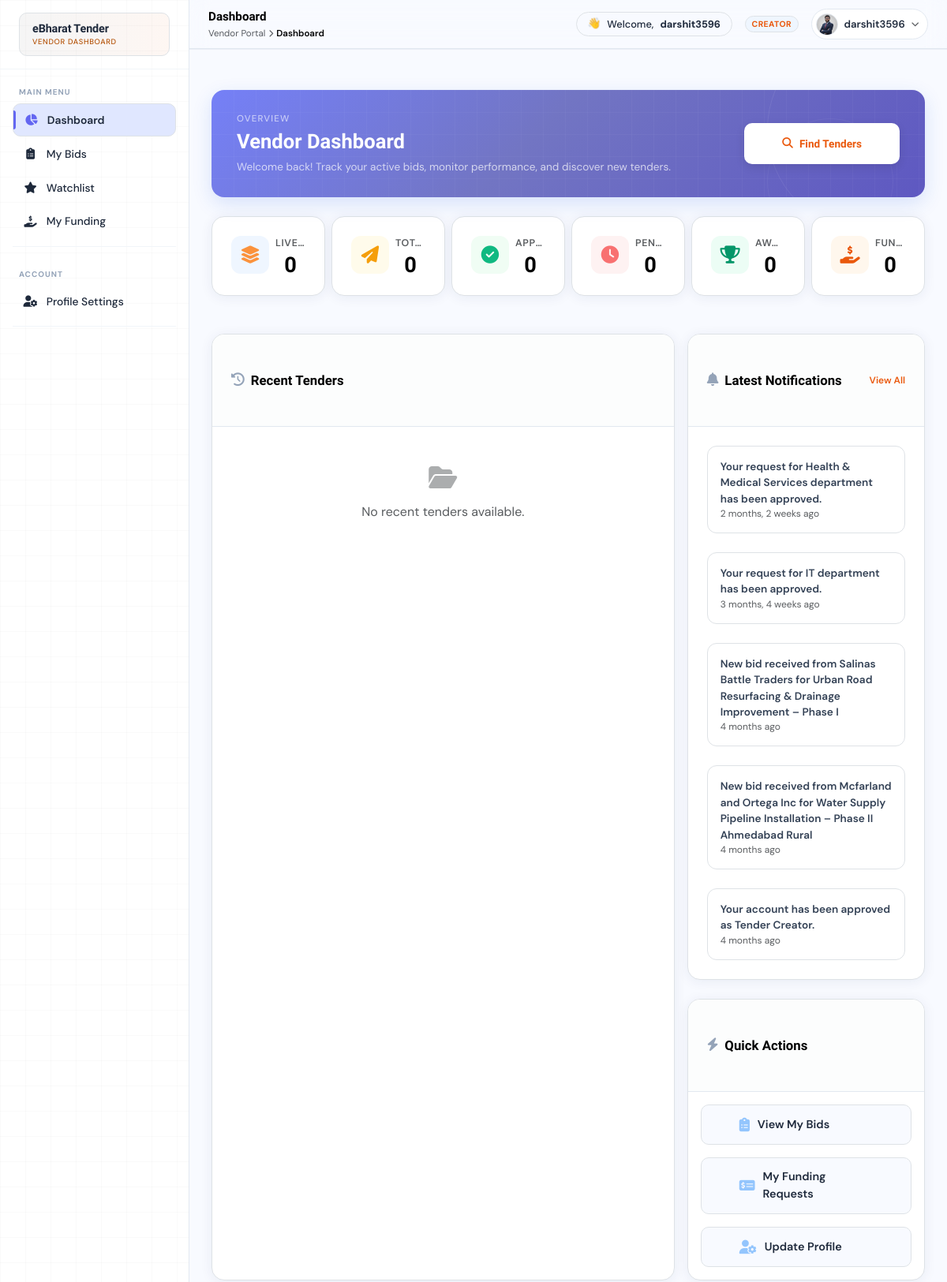
/bids/bids_dashboard (signed in, upper part), run on an earlier commit of the app's database.
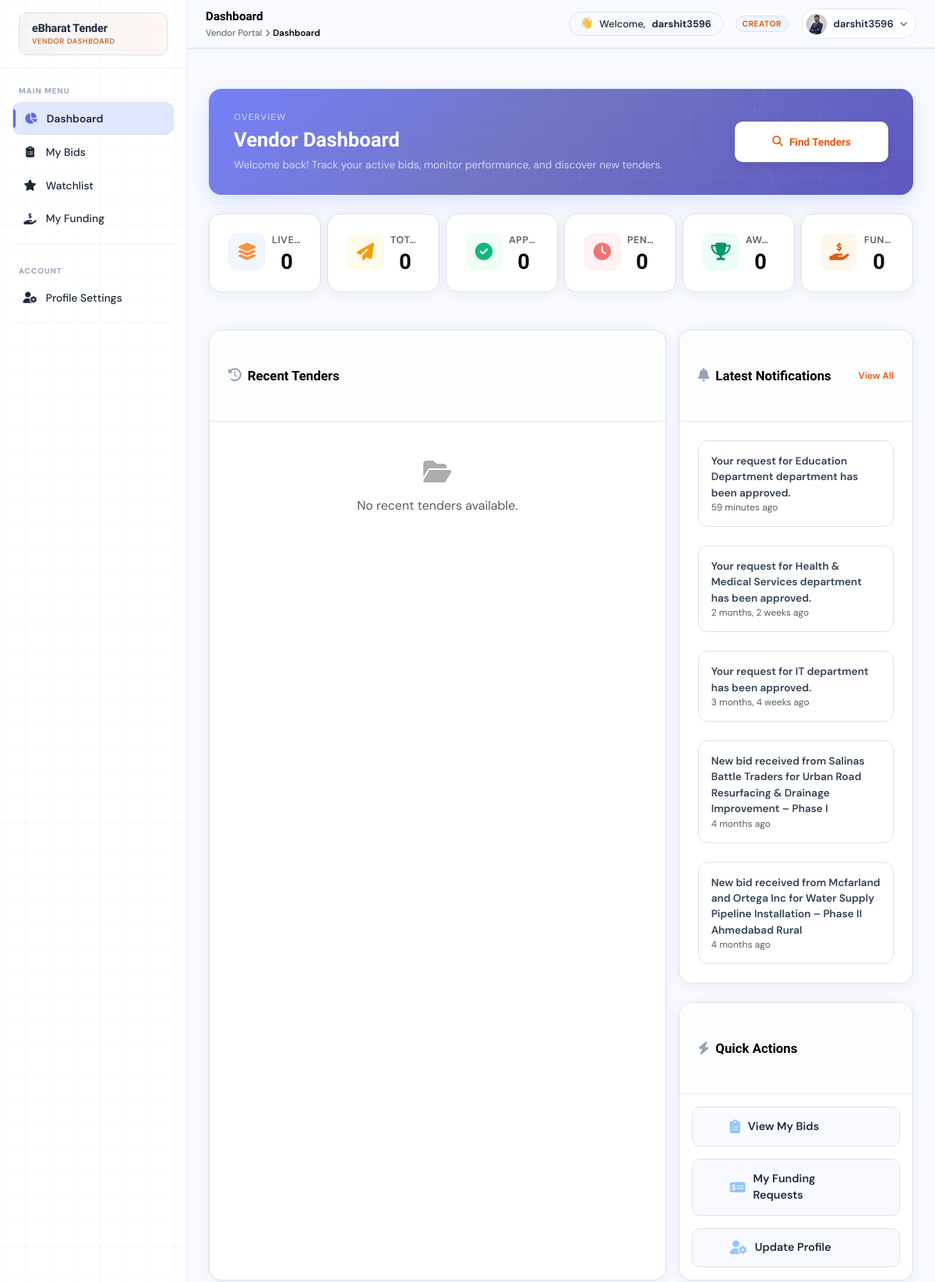
And on a later commit of the database.
### accounts/models.py (models this page shows, shortened)
class Notification(models.Model):
    user = models.ForeignKey(User, on_delete=models.CASCADE, related_name='notifications')
    message = models.CharField(max_length=255)
    link = models.CharField(max_length=255, blank=True, null=True)
    is_read = models.BooleanField(default=False)
    created_at = models.DateTimeField(auto_now_add=True)

### bids/views.py (the view)
# urls.py: path('bids_dashboard', views.bids_dashboard, name='bids_dashboard'),
@login_required
def bids_dashboard(request):
    auto_close_expired_tenders()
    today = timezone.now().date()
    open_tenders = Tenderss.objects.filter(
        closing_date__gte=today,
        status='open'
    ).order_by("closing_date")
    applied_tenders = TenderApplication.objects.filter(
        applicant=request.user
    ).order_by('-applied_at')
    pending_tenders = applied_tenders.filter(status='pending')
    approved_tenders = applied_tenders.filter(status='approved')
    rejected_tenders = applied_tenders.filter(status='rejected')
    awarded_tenders = applied_tenders.filter(status='awarded')
    total_applied = applied_tenders.count()
    awarded_count = awarded_tenders.count()
    success_rate = (awarded_count / total_applied * 100) if total_applied > 0 else 0
    recent_tenders = Tenderss.objects.filter(status='open').order_by('-created_at')[:5]
    recent_notifications = Notification.objects.filter(user=request.user).order_by('-created_at')[:5]
    watchlist_count = Watchlist.objects.filter(user=request.user).count()
    from funding.models import FundingApplication as FA
    funding_count = FA.objects.filter(bidder=request.user).count()
    profile = getattr(request.user, 'userprofile', None)
    context = {
        "open_tenders": open_tenders,
        "applied_tenders": applied_tenders,
        "awarded_tenders": awarded_tenders,
        "success_rate": round(success_rate, 1),
        "pending_tenders": pending_tenders,
        "approved_tenders": approved_tenders,
        "rejected_tenders": rejected_tenders,
        "recent_tenders": recent_tenders,
        "recent_notifications": recent_notifications,
        "profile": profile,
        "open_count": open_tenders.count(),
        "applied_count": applied_tenders.count(),
        "pending_count": pending_tenders.count(),
        "approved_count": approved_tenders.count(),
        "rejected_count": rejected_tenders.count(),
        "watchlist_count": watchlist_count,
        "funding_count": funding_count,
    }
    return render(request, 'bids_dashboard.html', context)

### accounts/context_processors.py (called while the page is built, shortened)
def notifications(request):
    if request.user.is_authenticated:
        user_notifications = Notification.objects.filter(user=request.user).order_by('-created_at')
        unread_count = user_notifications.filter(is_read=False).count()
        stats = {
            'notifications': user_notifications,
            'unread_count': unread_count,
            'pending_enquiries_count': 0,
            'pending_user_approvals': 0,
            'pending_admin_req_count': 0,
            'pending_app_approvals': 0,
            'pending_funding_count': 0,
        }
        return stats

### tenders/services.py (called while the page is built)
def auto_close_expired_tenders():
    today = timezone.now().date()
    updated_count = Tenderss.objects.filter(
        closing_date__lt=today,
        status='open'
    ).update(status='closed')
    return updated_count

### bids/templates/bids_dashboard.html (shortened to what the changed rows need)
{% extends "base2.html" %}
{% block content %}
<div class="flex flex-col gap-6 max-sm:gap-4">
  <div class="hero-banner relative flex items-center justify-between gap-6 flex-wrap px-8 py-7 rounded-2xl overflow-hidden"
       style="background:linear-gradient(135deg, #7580f7 0%,#7275c3 45%,#5e58c1 100%);
              box-shadow:0 8px 24px rgba(26,86,219,0.15);">
    <div class="relative z-[1] flex-1 min-w-0">
      <h1 class="font-sora text-[1.6rem] font-extrabold text-white leading-[1.25] mb-[0.35rem]">Vendor Dashboard</h1>
    </div>
  </div>
  <div class="row g-4 m-0">
    <div class="col-lg-8 p-0 pe-lg-3">
      <div class="bg-white border border-slate-200 rounded-2xl overflow-hidden flex flex-col h-full"
           style="box-shadow:0 2px 16px rgba(15,42,94,0.07);">
        <div class="flex items-center justify-between px-6 py-5 border-b border-slate-200 bg-[#fcfdfd]">
          <h2 class="font-sora text-[1.05rem] font-bold text-navy flex items-center gap-2 m-0">
            <i class="fas fa-history text-slate-400"></i> Recent Tenders
          </h2>
        </div>
      </div>
    </div>
    <div class="col-lg-4 p-0">
      <div class="bg-white border border-slate-200 rounded-2xl overflow-hidden mb-4"
           style="box-shadow:0 2px 16px rgba(15,42,94,0.07);">
        <div class="flex items-center justify-between px-6 py-5 border-b border-slate-200 bg-[#fcfdfd]">
          <h2 class="font-sora text-[1.05rem] font-bold text-navy flex items-center gap-2 m-0">
            <i class="fas fa-bell text-slate-400"></i> Latest Notifications
          </h2>
        </div>
        <div class="flex flex-col gap-4 p-6">
          {% for note in recent_notifications %}
          <div class="flex items-center justify-between px-3 py-3 border rounded-xl transition-all duration-200"
               style="background:transparent; border-color:rgba(0,0,0,0.05);">
            <div class="text-[0.85rem]">
              <div class="font-semibold text-slate-700">{{ note.message }}</div>
              <div class="text-muted text-xs">{{ note.created_at|timesince }} ago</div>
            </div>
          </div>
          {% empty %}
          <div class="text-center py-3 text-muted text-sm">No new notifications.</div>
          {% endfor %}
        </div>
      </div>
      <div class="bg-white border border-slate-200 rounded-2xl overflow-hidden"
           style="box-shadow:0 2px 16px rgba(15,42,94,0.07);">
        <div class="flex items-center px-6 py-5 border-b border-slate-200 bg-[#fcfdfd]">
          <h2 class="font-sora text-[1.05rem] font-bold text-navy flex items-center gap-2 m-0">
            <i class="fas fa-bolt text-slate-400"></i> Quick Actions
          </h2>
        </div>
      </div>
    </div>
  </div>
</div>
{% endblock %}

What changed in the data, as far as the page shows it:
no longer on this page (row unchanged): Notification: message "Your account has been approved as Tender Creator.", created_at "4 months"
added Notification: message "Your request for Education Department department has been approved.", created_at "59 minutes"
